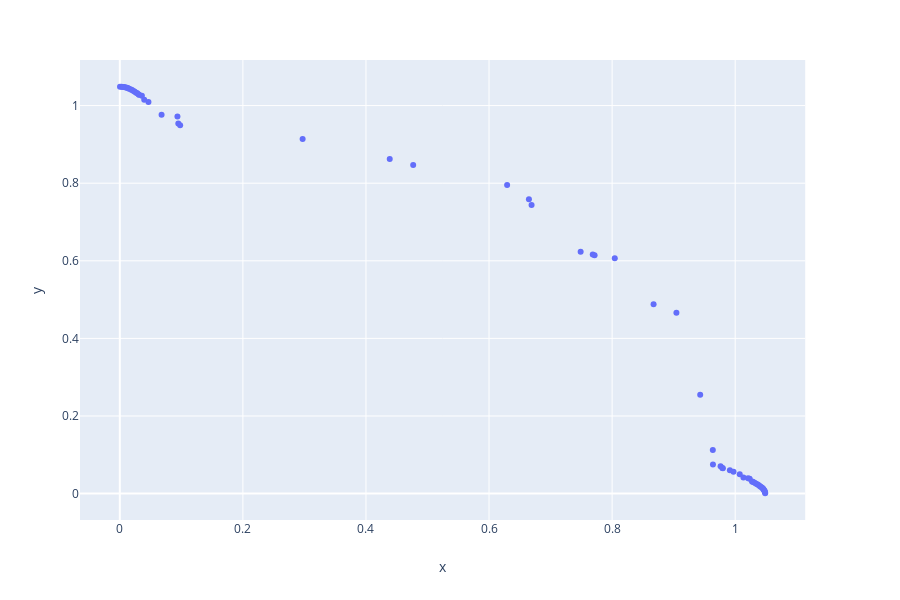

The notebook cell saved with this chart:
### Code cell
ex.scatter(x=non_dom[:,0], y=non_dom[:,1])
